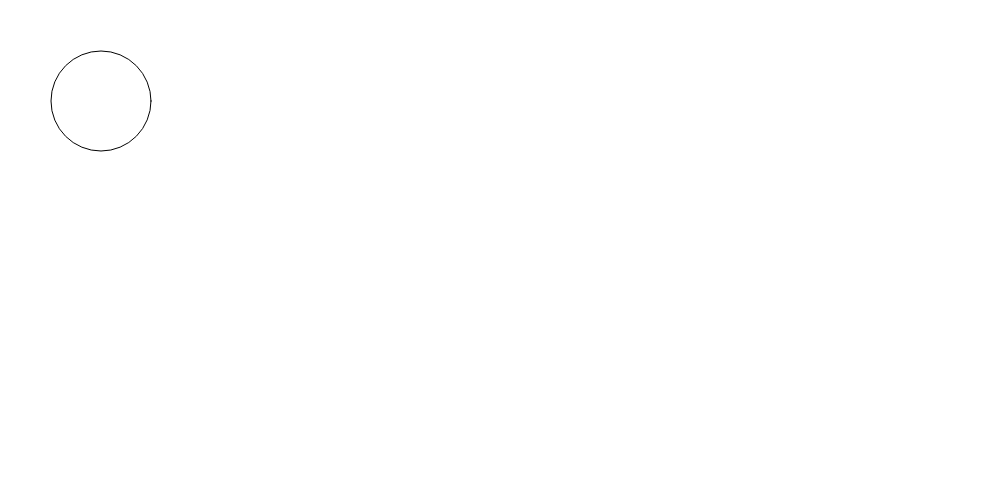
Frame 1 (no input)
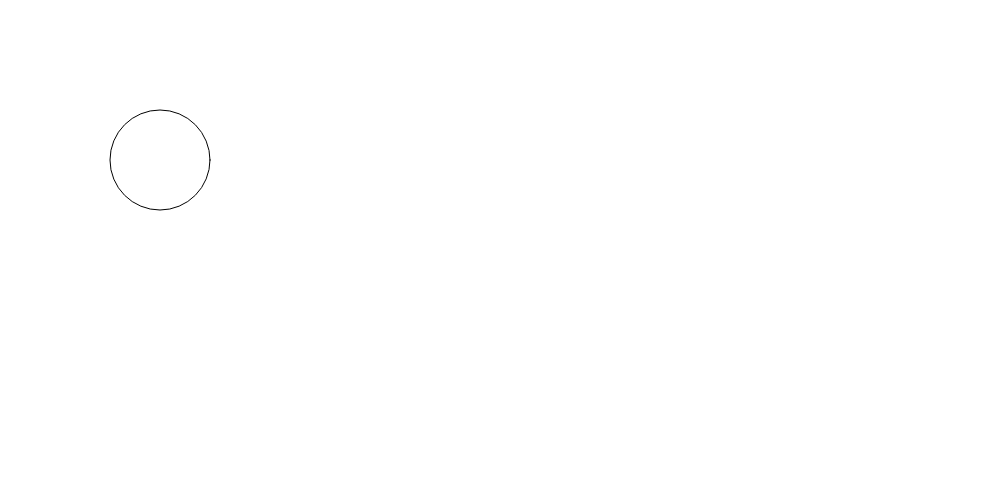
Frame 60 (no input)
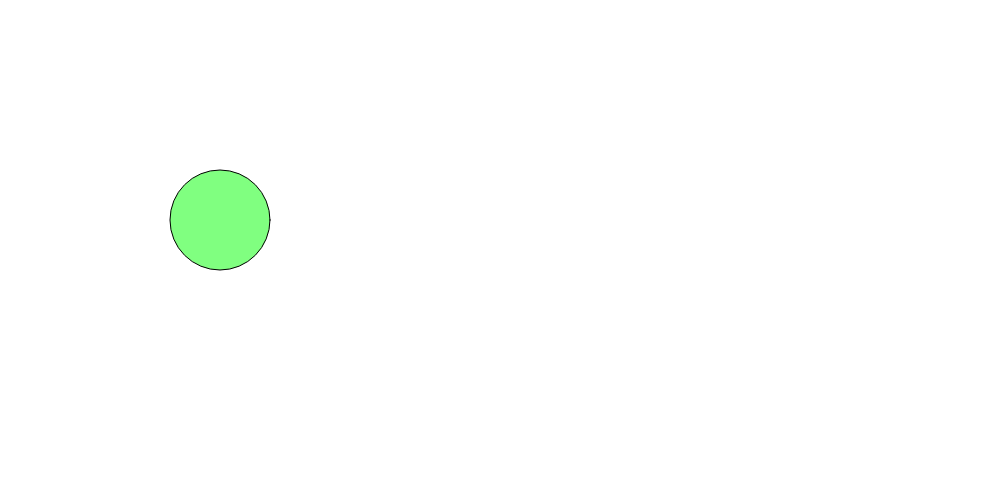
Frame 120 (the mouse pressed at the canvas centre since frame 60)

The p5.js sketch that drew these frames (run headless with seeded random() and noise() and a simulated clock; from frame 60 on, the mouse is pressed at the canvas centre):

// p5.js sketch
// ── sketch.js
let thing;

function setup() {
  createCanvas(1000,500);

  thing = new Thing(100, 100);

  colorMode(HSB);
}

function draw() {
  background(0, 0, 100);

  thing.update();
}

class Thing {
  constructor(x, y) {
    this.hue = 0;
    this.position = createVector(x, y);
    this.velocity = createVector(1,1);
  }

  update() {
    this.position.add(this.velocity);
    if (this.position.x > width || this.position.x < 0) {
      velocity.x *= -1;
    }

    if (this.position.y > height || this.position.y < 0) {
      velocity.y *= -1;
    }

    this.hue += 1;
    let saturation = mouseX / width * 100;

    fill(this.hue % 360, saturation, 100);

    circle(this.position.x, this.position.y, 100);

  }


}
